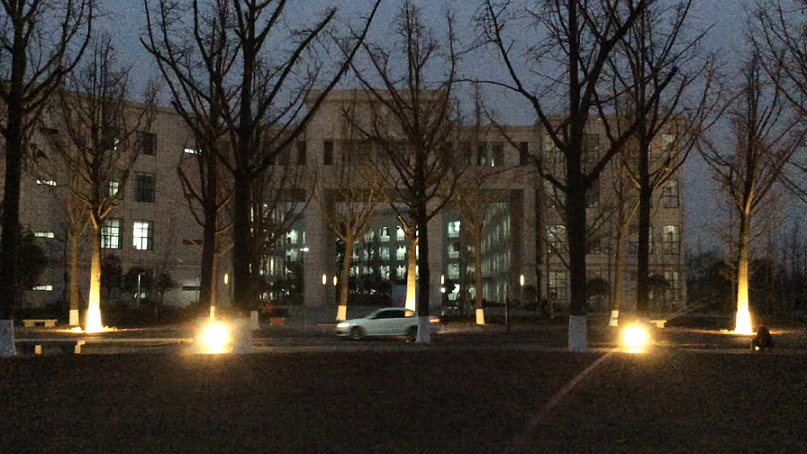
#> input picture data/1.bmp, 807 x 454 px; its folder holds only this picture in this run
$ python test_minimizer_example.py
#> lines starting #> are read from the running program, lines starting #| are printed output that depends on the picture
### PyLR3M/LR3M.py
import numpy as np
from scipy import sparse
from scipy.sparse import linalg
from PyLR3M.utils import first_order_derivative_filter, get_matrix_gradient, sparse_place_mat_on_diag
from PyLR3M.LowRankMinimizer import LowRankMinimizer
from PyLR3M.MinimizerBase import MinimizerBase

class LR3M:
    def __init__(self,
                 alpha: float   =   0.015,          # luminance L1 norm penalty
                 beta:  float   =   0.015,          # reflectance - gradient Frobenius norm penalty
                 rho:   float   =   1.5,            # penalty scalar adjustment factor
                 lmbda: float   =   2.5,            # gradient amplification factor for calculating G
                 sigma: float   =   10,             # gradient amplification rate for calculating G
                 eps:   float   =   1,              # small gradient suppression threshold for calculating G
                 ):
#> further down, im_in is the input picture: shape (454, 807, 3); mean R, G, B 60.5, 55.6, 49.1
        self.alpha = alpha
        self.beta = beta
        self.rho = rho

        self.lmbda = lmbda
        self.sigma = sigma
        self.eps = eps

        self.minimizer: MinimizerBase = LowRankMinimizer()
        self.max_R_iters = 5
        self.convergence_error = 5

    def set_minimizer(self, minimzer: MinimizerBase):
        self.minimizer = minimzer

    def estimate(self,
                 input_img: np.ndarray
                 ):
        Lhat, Gh, Gv = self._initialize(input_img)
        L = self._solve_L_subproblem(Lhat)
        Rhat = self._initialize_Rhat(input_img,L)

        converge = False
        while not converge:
            converge, R = self._solve_R_subproblem(input_img,
                                                   Rhat,
                                                   Gh,
                                                   Gv,
                                                   L)

        return L, R

    # [6 lines left out: function brighten, not called in this run]

    def _initialize(self,
                    input_img: np.ndarray
                    ):
        [height,width,channels] = input_img.shape
#> height = 454; width = 807; channels = 3
        self.height = height
#> self.height = 454
        self.width = width
#> self.width = 807
        self.channels = channels
#> self.channels = 3

        # initial illumination map is the average of 3 channels
        Lhat = np.mean(input_img,2)
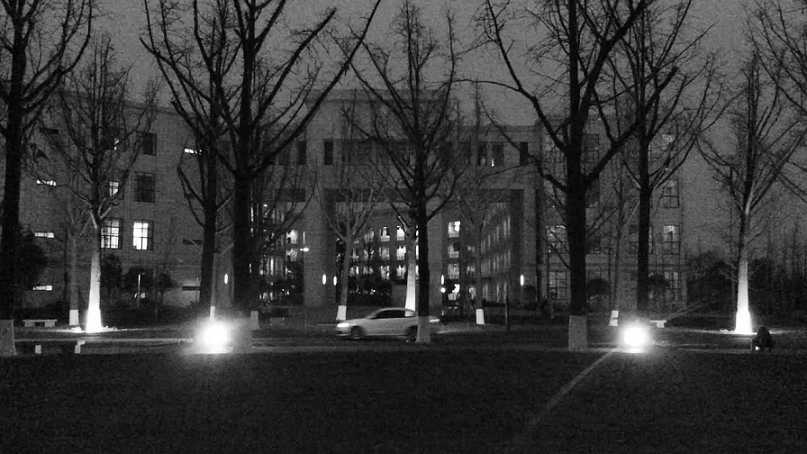
#> Lhat: shape (454, 807) float64; min 0, max 255, mean 55.1

        # construct derivative filters based on image size
#> (the run stopped early here; a loop or call above may not have finished)

$ run again, on data/2.bmp
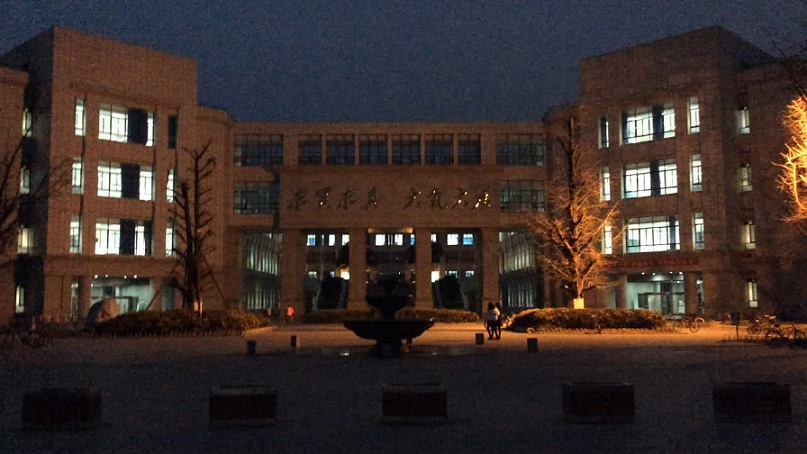
#> input picture data/2.bmp, 807 x 454 px
#> im_in is the input picture: shape (454, 807, 3); mean R, G, B 59.5, 46.7, 43.3
#> in _initialize, `Lhat = np.mean(input_img,2)`:
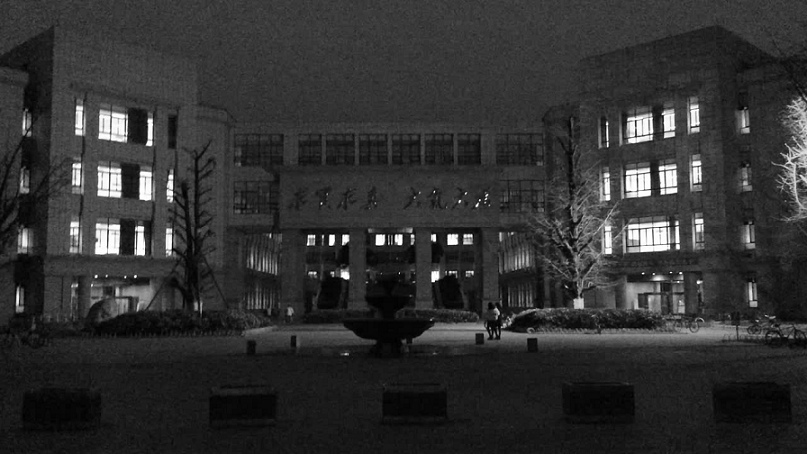
#> Lhat: shape (454, 807) float64; min 0, max 255, mean 49.8

$ run again, on data/3.bmp
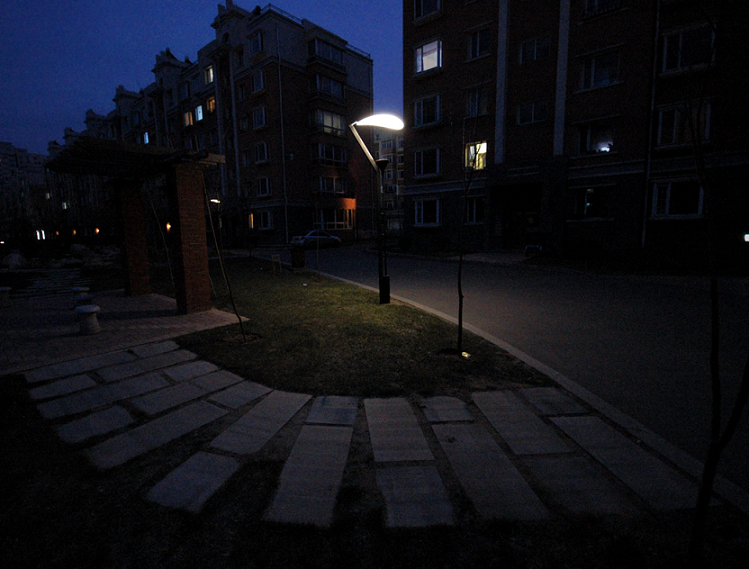
#> input picture data/3.bmp, 749 x 569 px
#> im_in is the input picture: shape (569, 749, 3); mean R, G, B 15.9, 16.9, 23.9
#> in _initialize, `Lhat = np.mean(input_img,2)`:
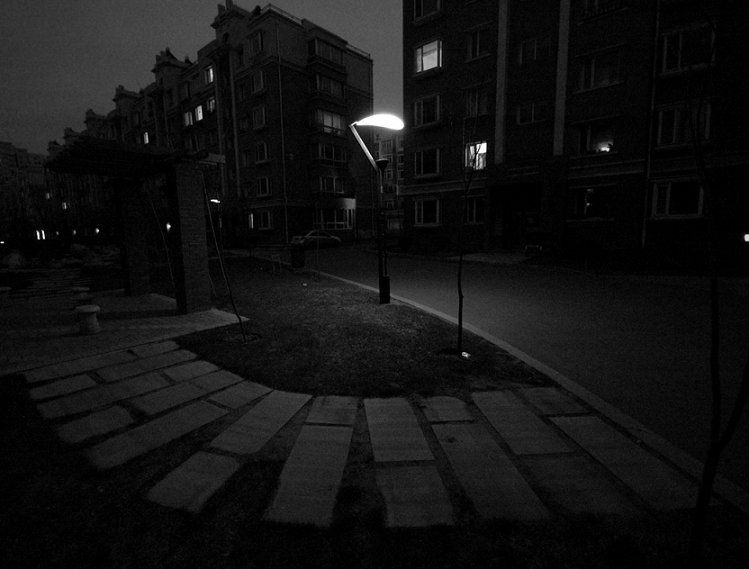
#> Lhat: shape (569, 749) float64; min 0, max 255, mean 18.9
